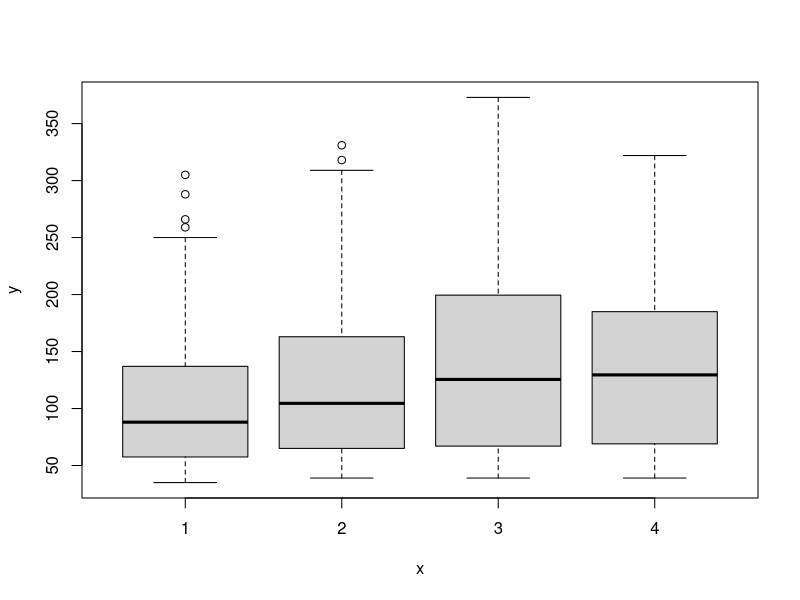
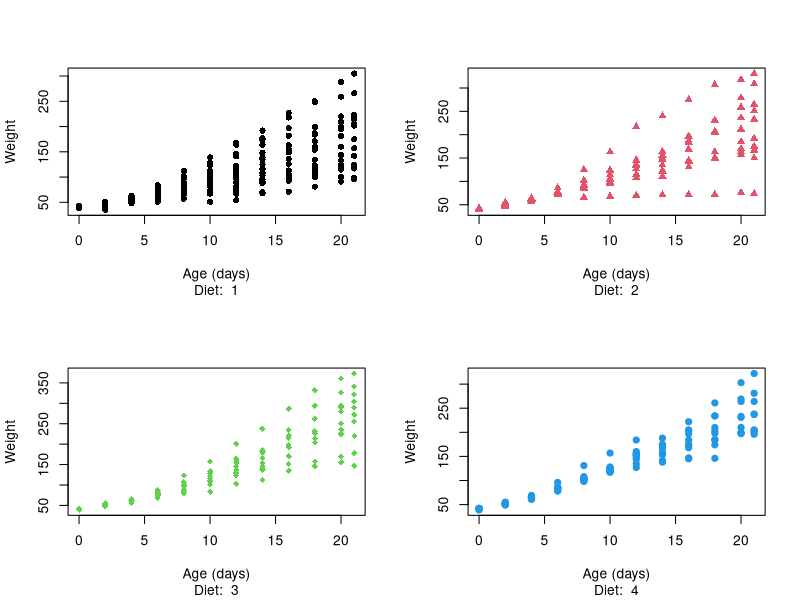

R code for these plots, in order:
## ---- chunk 1
knitr::opts_chunk$set(
  collapse = TRUE,
  comment = "#>"
)
include_solutions <- TRUE
## ---- chunk 2
require(rmarkdown)
require(knitr)
require(kableExtra)
# Put any library imports and other preamble here.
## ---- chunk 3
plot(x= ChickWeight$Diet,
     y= ChickWeight$weight)
## ---- chunk 4
#| echo: false
par(mfrow = c(2, 2))
for (i in unique(ChickWeight$Diet)){
    plot(
    x = ChickWeight[ChickWeight$Diet==i, "Time"],
    y = ChickWeight[ChickWeight$Diet==i, "weight"],
    col = i,
    pch = 15 + as.numeric(i),
    xlab = "Age (days)",
    ylab = "Weight",
    sub = paste("Diet: ", i)
  )
}
## ---- chunk 5

diet_counts <- table(ChickWeight$Diet)
knitr::kable(diet_counts, col.names = c("Diet", "Count"))

## ---- chunk 6
